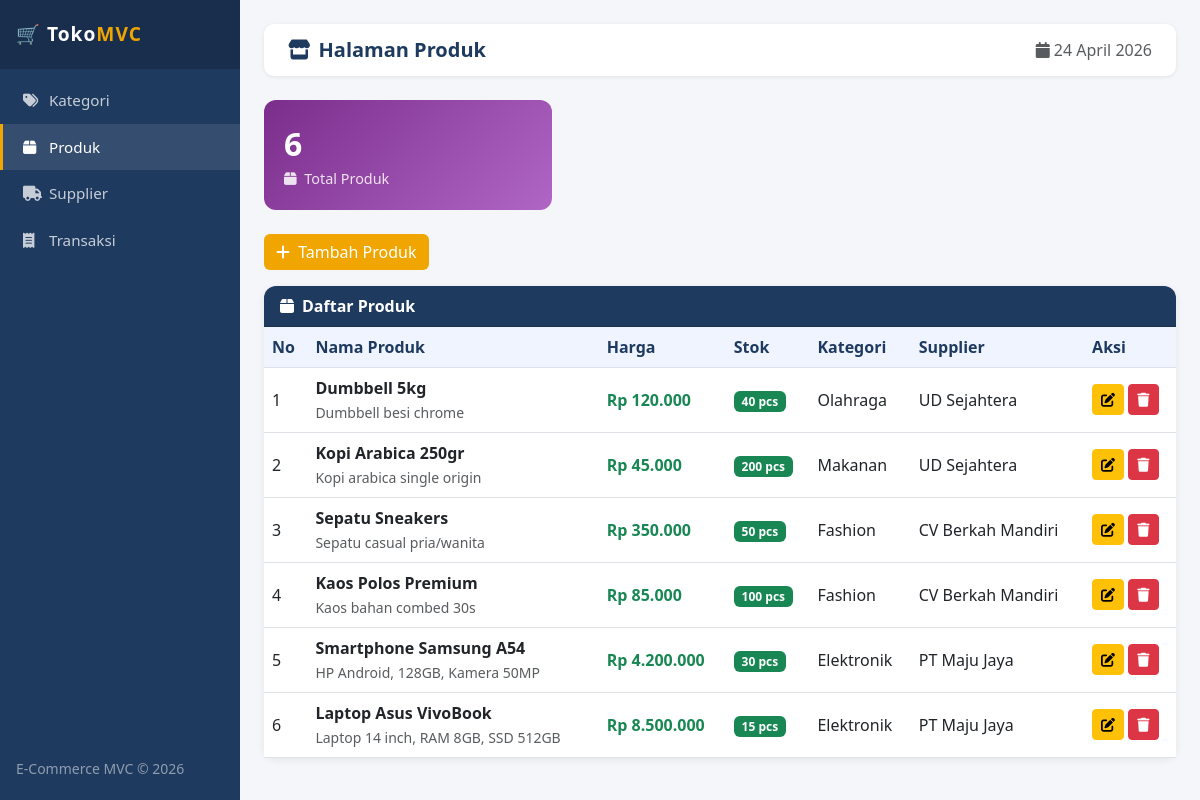
The page /?page=produk on the database its author committed.
### tables this page shows
CREATE TABLE IF NOT EXISTS produk (
    id INT AUTO_INCREMENT PRIMARY KEY,
    nama_produk VARCHAR(150) NOT NULL,
    harga DECIMAL(15,2) NOT NULL,
    stok INT DEFAULT 0,
    id_kategori INT,
    id_supplier INT,
    deskripsi TEXT,
    created_at TIMESTAMP DEFAULT CURRENT_TIMESTAMP,
    FOREIGN KEY (id_kategori) REFERENCES kategori(id) ON DELETE SET NULL,
    FOREIGN KEY (id_supplier) REFERENCES supplier(id) ON DELETE SET NULL
);

CREATE TABLE IF NOT EXISTS kategori (
    id INT AUTO_INCREMENT PRIMARY KEY,
    nama_kategori VARCHAR(100) NOT NULL,
    deskripsi TEXT,
    created_at TIMESTAMP DEFAULT CURRENT_TIMESTAMP
);

CREATE TABLE IF NOT EXISTS supplier (
    id INT AUTO_INCREMENT PRIMARY KEY,
    nama_supplier VARCHAR(100) NOT NULL,
    alamat TEXT,
    telepon VARCHAR(20),
    email VARCHAR(100),
    created_at TIMESTAMP DEFAULT CURRENT_TIMESTAMP
);

### controllers/ProdukController.php (called while the page is built, shortened)
<?php
require_once __DIR__ . '/../models/Produk.php';
require_once __DIR__ . '/../models/Kategori.php';
require_once __DIR__ . '/../models/Supplier.php';
class ProdukController {
    private $model;
    private $kategoriModel;
    private $supplierModel;
    public function __construct() {
        $this->model         = new Produk();
        $this->kategoriModel = new Kategori();
        $this->supplierModel = new Supplier();
    }
    public function index() {
        $message = '';
        $data = [
            'title'     => 'Halaman Produk',
            'produk'    => $this->model->getAll(),
            'kategori'  => $this->kategoriModel->getAll(),
            'supplier'  => $this->supplierModel->getAll(),
            'total'     => $this->model->count(),
            'message'   => $message,
        ];
        require_once __DIR__ . '/../views/produk/index.php';
    }
}
?>

### index.php (called while the page is built, shortened)
<?php
$controller = new $ctrl['class']();
$controller->index();
?>

### config/database.php (called while the page is built, shortened)
<?php
class Database {
    private static $instance = null;
    private $conn;
    private function __construct() {
        $this->conn = new mysqli(DB_HOST, DB_USER, DB_PASS, DB_NAME);
        $this->conn->set_charset("utf8");
    }
    public static function getInstance() {
        if (self::$instance === null) {
            self::$instance = new Database();
        }
        return self::$instance;
    }
    public function getConnection() {
        return $this->conn;
    }
}
?>

### models/Produk.php (called while the page is built, shortened)
<?php
require_once __DIR__ . '/../config/database.php';
class Produk {
    private $db;
    private $table = 'produk';
    public function __construct() {
        $this->db = Database::getInstance()->getConnection();
    }
    public function getAll() {
        $sql = "SELECT p.*, k.nama_kategori, s.nama_supplier
                FROM {$this->table} p
                LEFT JOIN kategori k ON p.id_kategori = k.id
                LEFT JOIN supplier s ON p.id_supplier = s.id
                ORDER BY p.id DESC";
        $result = $this->db->query($sql);
        return $result->fetch_all(MYSQLI_ASSOC);
    }
    public function count() {
        $result = $this->db->query("SELECT COUNT(*) as total FROM {$this->table}");
        return $result->fetch_assoc()['total'];
    }
}
?>

### models/Kategori.php (called while the page is built, shortened)
<?php
require_once __DIR__ . '/../config/database.php';
class Kategori {
    private $db;
    private $table = 'kategori';
    public function __construct() {
        $this->db = Database::getInstance()->getConnection();
    }
    public function getAll() {
        $sql = "SELECT * FROM {$this->table} ORDER BY id DESC";
        $result = $this->db->query($sql);
        return $result->fetch_all(MYSQLI_ASSOC);
    }
}
?>

### models/Supplier.php (called while the page is built, shortened)
<?php
require_once __DIR__ . '/../config/database.php';
class Supplier {
    private $db;
    private $table = 'supplier';
    public function __construct() {
        $this->db = Database::getInstance()->getConnection();
    }
    public function getAll() {
        $sql = "SELECT * FROM {$this->table} ORDER BY id DESC";
        $result = $this->db->query($sql);
        return $result->fetch_all(MYSQLI_ASSOC);
    }
}
?>

### views/produk/index.php (the view, shortened to what this page needs)
<?php require_once __DIR__ . '/../layout/header.php'; ?>
<div class="row mb-4">
    <div class="col-md-4">
        <div class="stat-card" style="background: linear-gradient(135deg,#7b2d8b,#b066c5)">
            <div class="number"><?= $data['total'] ?></div>
            <div class="label"><i class="fas fa-box me-1"></i> Total Produk</div>
        </div>
    </div>
</div>
<div class="mb-3">
    <button class="btn btn-accent" data-bs-toggle="modal" data-bs-target="#modalTambah">
        <i class="fas fa-plus me-1"></i> Tambah Produk
    </button>
</div>
<div class="card">
    <div class="card-header"><i class="fas fa-box me-2"></i>Daftar Produk</div>
    <div class="card-body p-0">
        <table class="table table-hover mb-0">
            <thead>
                <tr>
                    <th>No</th>
                    <th>Nama Produk</th>
                    <th>Harga</th>
                    <th>Stok</th>
                    <th>Kategori</th>
                    <th>Supplier</th>
                    <th>Aksi</th>
                </tr>
            </thead>
            <tbody>
                <?php if (empty($data['produk'])): ?>
                    <tr><td colspan="7" class="text-center text-muted py-4">Belum ada data produk</td></tr>
                <?php else: ?>
                    <?php foreach ($data['produk'] as $i => $p): ?>
                    <tr>
                        <td><?= $i + 1 ?></td>
                        <td>
                            <strong><?= htmlspecialchars($p['nama_produk']) ?></strong>
                            <br><small class="text-muted"><?= htmlspecialchars($p['deskripsi']) ?></small>
                        </td>
                        <td><strong class="text-success">Rp <?= number_format($p['harga'],0,',','.') ?></strong></td>
                        <td>
                            <span class="badge <?= $p['stok'] < 10 ? 'bg-danger' : 'bg-success' ?>">
                                <?= $p['stok'] ?> pcs
                            </span>
                        </td>
                        <td><?= htmlspecialchars($p['nama_kategori'] ?? '-') ?></td>
                        <td><?= htmlspecialchars($p['nama_supplier'] ?? '-') ?></td>
                        <td>
                            <button class="btn btn-sm btn-warning"
                                onclick="editProduk(<?= $p['id'] ?>, '<?= addslashes($p['nama_produk']) ?>', <?= $p['harga'] ?>, <?= $p['stok'] ?>, <?= $p['id_kategori'] ?>, <?= $p['id_supplier'] ?>, '<?= addslashes($p['deskripsi']) ?>')">
                                <i class="fas fa-edit"></i>
                            </button>
                            <form method="POST" style="display:inline" onsubmit="return confirm('Yakin hapus produk ini?')">
                                <button class="btn btn-sm btn-danger"><i class="fas fa-trash"></i></button>
                            </form>
                        </td>
                    </tr>
                    <?php endforeach; ?>
                <?php endif; ?>
            </tbody>
        </table>
    </div>
</div>
<?php require_once __DIR__ . '/../layout/footer.php'; ?>

### views/layout/header.php (shortened to what this page needs)
<!DOCTYPE html>
<html lang="id">
<head>
    <link href="https://cdn.jsdelivr.net/npm/bootstrap@5.3.0/dist/css/bootstrap.min.css" rel="stylesheet">
    <link href="https://cdnjs.cloudflare.com/ajax/libs/font-awesome/6.4.0/css/all.min.css" rel="stylesheet">
</head>
<body>
<nav id="sidebar">
    <div class="brand">🛒 Toko<span>MVC</span></div>
    <ul class="nav flex-column mt-2">
        <li class="nav-item">
            <a href="?page=kategori" class="nav-link <?= (isset($_GET['page']) && $_GET['page']=='kategori') ? 'active' : ((!isset($_GET['page'])) ? 'active' : '') ?>">
                <i class="fas fa-tags"></i> Kategori
            </a>
        </li>
        <li class="nav-item">
            <a href="?page=produk" class="nav-link <?= (isset($_GET['page']) && $_GET['page']=='produk') ? 'active' : '' ?>">
                <i class="fas fa-box"></i> Produk
            </a>
        </li>
        <li class="nav-item">
            <a href="?page=supplier" class="nav-link <?= (isset($_GET['page']) && $_GET['page']=='supplier') ? 'active' : '' ?>">
                <i class="fas fa-truck"></i> Supplier
            </a>
        </li>
        <li class="nav-item">
            <a href="?page=transaksi" class="nav-link <?= (isset($_GET['page']) && $_GET['page']=='transaksi') ? 'active' : '' ?>">
                <i class="fas fa-receipt"></i> Transaksi
            </a>
        </li>
    </ul>
    <div style="position:absolute; bottom:20px; left:0; right:0; padding:0 16px;">
        <small class="text-white-50">E-Commerce MVC &copy; 2026</small>
    </div>
</nav>
<div id="main">
    <div class="topbar">
        <h5><i class="fas fa-store me-2"></i><?= $data['title'] ?? '' ?></h5>
        <span class="text-muted"><i class="fas fa-calendar me-1"></i><?= date('d F Y') ?></span>
    </div>

### views/layout/footer.php (shortened to what this page needs)
</div>
</body>
</html>

### views/layout/header.php (style rules this page uses)
:root { --sidebar-w: 240px; --primary: #1e3a5f; --accent: #f0a500; }
body { background: #f4f6fa; font-family: 'Segoe UI', sans-serif; }
#sidebar { width: var(--sidebar-w); min-height: 100vh; background: var(--primary); position: fixed; top: 0; left: 0; z-index: 100; transition: .3s; }
#sidebar .brand { padding: 20px 16px; background: rgba(0,0,0,.2); color: #fff; font-size: 1.2rem; font-weight: 700; letter-spacing: 1px; }
#sidebar .brand span { color: var(--accent); }
#sidebar .nav-link { color: rgba(255,255,255,.75); padding: 12px 20px; border-left: 3px solid transparent; transition: .2s; font-size: .95rem; }
#sidebar .nav-link:hover, #sidebar .nav-link.active { color: #fff; background: rgba(255,255,255,.1); border-left-color: var(--accent); }
#sidebar .nav-link i { width: 22px; }
#main { margin-left: var(--sidebar-w); padding: 24px; }
.topbar { background: #fff; padding: 14px 24px; border-radius: 10px; box-shadow: 0 1px 4px rgba(0,0,0,.08); margin-bottom: 24px; display: flex; align-items: center; justify-content: space-between; }
.topbar h5 { margin: 0; color: var(--primary); font-weight: 700; }
.card { border: none; border-radius: 12px; box-shadow: 0 2px 8px rgba(0,0,0,.07); }
.card-header { background: var(--primary); color: #fff; border-radius: 12px 12px 0 0 !important; font-weight: 600; }
.stat-card { border-radius: 12px; color: #fff; padding: 20px; }
.stat-card .number { font-size: 2rem; font-weight: 700; }
.stat-card .label { opacity: .85; font-size: .9rem; }
.table th { background: #f0f4ff; color: var(--primary); font-weight: 600; }
.table td { vertical-align: middle; }
.btn-accent { background: var(--accent); color: #fff; border: none; }

### rows shown on the page
produk: nama_produk "Dumbbell 5kg", deskripsi "Dumbbell besi chrome", harga "120.000", stok "40", id_kategori.nama_kategori "Olahraga", id_supplier.nama_supplier "UD Sejahtera"
produk: nama_produk "Kopi Arabica 250gr", deskripsi "Kopi arabica single origin", harga "45.000", stok "200", id_kategori.nama_kategori "Makanan", id_supplier.nama_supplier "UD Sejahtera"
produk: nama_produk "Sepatu Sneakers", deskripsi "Sepatu casual pria/wanita", harga "350.000", stok "50", id_kategori.nama_kategori "Fashion", id_supplier.nama_supplier "CV Berkah Mandiri"
produk: nama_produk "Kaos Polos Premium", deskripsi "Kaos bahan combed 30s", harga "85.000", stok "100", id_kategori.nama_kategori "Fashion", id_supplier.nama_supplier "CV Berkah Mandiri"
produk: nama_produk "Smartphone Samsung A54", deskripsi "HP Android, 128GB, Kamera 50MP", harga "4.200.000", stok "30", id_kategori.nama_kategori "Elektronik", id_supplier.nama_supplier "PT Maju Jaya"
produk: nama_produk "Laptop Asus VivoBook", deskripsi "Laptop 14 inch, RAM 8GB, SSD 512GB", harga "8.500.000", stok "15", id_kategori.nama_kategori "Elektronik", id_supplier.nama_supplier "PT Maju Jaya"

### other values the page prints
$data['title'] "Halaman Produk"
$data['total'] "6"
